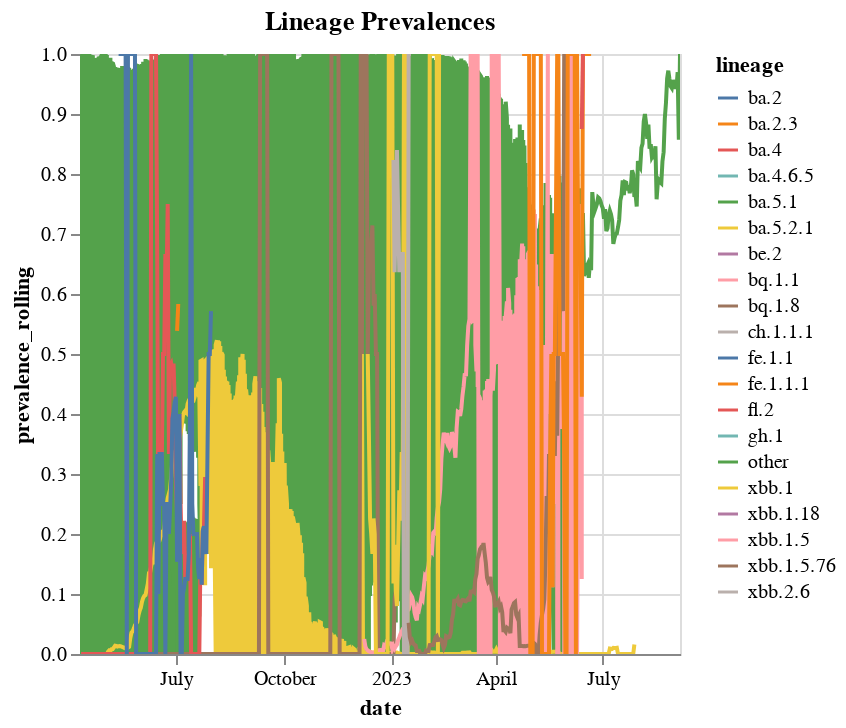

Notebook cell for this chart:
### Code cell
plot_lineages

### Figure 1 — Vega-Lite specification as saved in the notebook (floating-point values rounded to 4 significant figures; data arrays with more than 128 entries replaced by an {"elided": "..."} marker saying what was removed)
{"config": {"view": {"continuousWidth": 300, "continuousHeight": 300}}, "data": {"name": "data-2ab35bb055f447dbf2fd386a8bc0a038"}, "mark": {"type": "line"}, "encoding": {"color": {"field": "lineage", "type": "nominal"}, "opacity": {"condition": {"param": "param_1", "value": 1}, "value": 0.2}, "tooltip": [{"field": "date", "type": "temporal"}, {"field": "lineage", "type": "nominal"}, {"field": "prevalence_rolling", "type": "quantitative"}], "x": {"field": "date", "type": "temporal"}, "y": {"field": "prevalence_rolling", "type": "quantitative"}}, "params": [{"name": "param_1", "select": {"type": "point", "fields": ["lineage"]}, "bind": "legend"}, {"name": "param_2", "select": {"type": "interval", "encodings": ["x", "y"]}, "bind": "scales"}], "title": "Lineage Prevalences", "$schema": "https://vega.github.io/schema/vega-lite/v5.14.1.json", "datasets": {"data-2ab35bb055f447dbf2fd386a8bc0a038": {"elided": "3365 records"}}}
